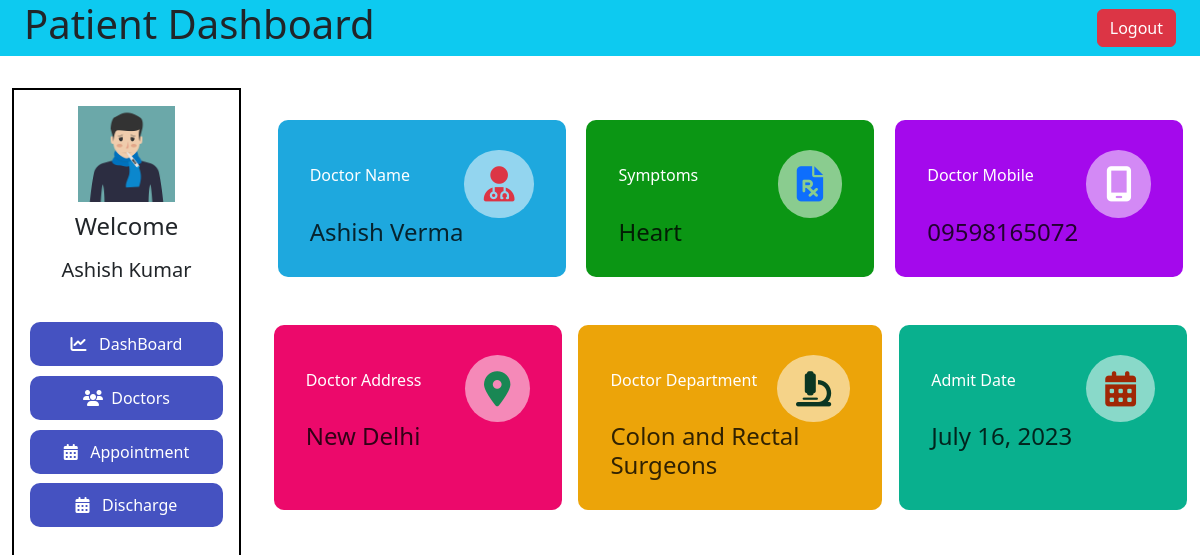
Screenshot of /patient-dash/ (signed in) with the database file from the repository.
### hospital/models.py (models this page shows, shortened)
class Doctor(models.Model):
    user = models.OneToOneField(User, on_delete=models.CASCADE)
    profile_pic = models.ImageField(
        upload_to='profile_pic/DoctorProfilePic/', null=True, blank=True)
    address = models.CharField(max_length=40)
    mobile = models.CharField(max_length=20, null=True)
    department = models.CharField(
        max_length=50, choices=departments, default='Cardiologist')
    status = models.BooleanField(default=False)
    def __str__(self):
        return f"{self.user.first_name},{self.department}"
    @property
    def get_name(self):
        return self.user.first_name+" "+self.user.last_name

class Patient(models.Model):
    user = models.OneToOneField(User, on_delete=models.CASCADE)
    profile_pic = models.ImageField(
        upload_to='profile_pic/PatientProfilePic/', null=True, blank=True)
    address = models.CharField(max_length=40)
    mobile = models.CharField(max_length=20, null=False)
    symptoms = models.CharField(max_length=100, null=False)
    assignedDoctorId = models.PositiveIntegerField(null=True)
    admitDate = models.DateField(auto_now=True)
    status = models.BooleanField(default=False)
    objects = PatientManager()
    def __str__(self):
        return f"{self.user.first_name},{self.symptoms}"

### hospital/views.py (the view)
# urls.py: path('patient-dash/',ViewPatientDashBoard,name='patientDashBoard'),
@login_required(login_url='patientlogin')
@user_passes_test(is_patient)
def ViewPatientDashBoard(request):
   try:
     patient = Patient.objects.get(user_id = request.user.id)
     doctor = Doctor.objects.get(user_id=patient.assignedDoctorId)
     print(patient,doctor)
     return render(request,'hospital/patientDashboard.html',locals())
   except Exception as Identifier:
    pass
    return render(request,'hospital/patientDashboard.html',locals())

### hospital/views.py (called while the page is built)
def is_patient(user):
    return user.groups.filter(name='PATIENT').exists()

### templates/hospital/patientDashboard.html (shortened to what this page needs)
{% load static %}
<!DOCTYPE html>
<html lang="en">
  <head>
    <link rel="stylesheet" href="{% static 'hospital/css/admin.css' %}" />
    <link
      rel="stylesheet"
      href="{% static 'hospital/css/admin-responsive.css' %}"
    />
    <link
      href="https://cdn.jsdelivr.net/npm/bootstrap@5.3.0/dist/css/bootstrap.min.css"
      rel="stylesheet"
    />
    <link
      href="https://cdn.jsdelivr.net/npm/bootstrap@5.3.0/dist/css/bootstrap.min.css"
      rel="stylesheet"
    />
  </head>
  <body>
    <nav class="bg-info d-flex justify-content-between align-items-center px-4">
      <h1>Patient Dashboard</h1>
      <a href="{% url 'logout' %}"><button class="btn btn-danger">Logout</button></a>
    </nav>
    <div class="container-fluid admin">
      <div class="admin-left">
        <div>
          <img src="{% static 'hospital/images/patient.jpg' %}" alt="" />
          <h4>Welcome</h4>
          <h5>{{request.user.first_name}}</h5>
        </div>
        <div>
          <a href="{% url 'patientDashBoard' %}"
            ><button class="active">
              <i class="fa-solid fa-chart-line"></i> &nbsp; DashBoard
            </button></a
          >
          <a href="">
            <button><i class="fa-solid fa-users"></i>&nbsp; Doctors</button></a
          >
          <a href="{% url 'patientDashBoardAppointment' %}"
            ><button>
              <i class="fa-solid fa-calendar-days"></i> &nbsp; Appointment
            </button></a
          >
          <a href=""
            ><button>
              <i class="fa-solid fa-calendar-days"></i> &nbsp; Discharge
            </button></a
          >
        </div>
      </div>
      <div class="admin-right">
        {% block patientDashBoard %}
        <div class="admin-card">
            <div class="cardsApp" >
                 <div class="pd-card">
                    <h6>Doctor Name</h6>
                 <i class="fa-solid fa-user-doctor text-danger"></i>
                </div><h4>{{doctor.get_name}}</h4>
                 </div>
            <div class="cardsApp" >
                <div class="pd-card">
                    <h6>Symptoms</h6>
                    <i class="fa-solid fa-file-prescription text-primary"></i>
                </div>
                <h4>{{patient.symptoms}}</h4>
                 </div>
            <div class="cardsApp" >
                 <div class="pd-card">
                    <h6>Doctor Mobile</h6>
                    <i class="fa-solid fa-mobile-screen text-white"></i>
                </div>
                <h4>{{doctor.mobile}}</h4>
                 </div>
            <div class="cardsApp" >
                 <div class="pd-card">
                    <h6>Doctor Address</h6>
                  <i class="fa-solid fa-location-dot text-success"></i>
                </div>
                <h4>{{doctor.address}}</h4>
            </div>
            <div class="cardsApp" >
                 <div class="pd-card">
                    <h6>Doctor Department</h6>
                    <i class="fa-solid fa-microscope text-success-emphasis"></i>
                </div>
                <h4>{{doctor.department}}</h4>
                 </div>
            <div class="cardsApp" >
                 <div class="pd-card">
                    <h6>Admit Date</h6>
                    <i class="fa-solid fa-calendar-days " ></i>
                 </div>
                 <h4>{{patient.admitDate}}</h4>
                </div>
        </div>
        {% endblock patientDashBoard %}
      </div>
    </div>
  </body>
</html>

### static/hospital/css/admin.css (style rules this page uses)
.admin { display: flex; margin-top: 2rem; gap: 2rem; }
.admin-left { border: 2px solid black; width: 20%; height: 100vh; }
.admin-left > div { width: 100%; display: flex; flex-direction: column; align-items: center; padding: 1rem; gap: .6rem; }
.admin-left>div a { width: 100%; }
.admin-left button { width: 100%; padding: 10px; font-weight: 500; background-color: rgba(13, 30, 175, 0.764); color: white; border-radius: 10px; border: 0; }
.admin-left img { width: 50%; object-fit: cover; }
.admin-right { width: 80%; height: 100vh; }
.admin-card { width: 100%; display: flex; flex-wrap: wrap; gap: 1rem; justify-content: space-evenly; }
.cardsApp { display: block; padding: 1.4rem 2rem; background-color: rgb(9, 176, 142); border-radius: 10px; color: white; min-width: 18rem; max-width: 19rem; margin-top: 2rem; }
.cardsApp i { margin-top: .5rem; font-size: 1.5rem; }
.cardsApp:nth-child(1) { background-color: rgba(30, 168, 222, 0.996); }
.cardsApp:nth-child(2) { background-color: rgb(11, 150, 20); }
.cardsApp:nth-child(3) { background-color: rgb(164, 9, 236); }
.cardsApp:nth-child(4) { background-color: rgb(236, 9, 107); }
.cardsApp:nth-child(5) { background-color: rgb(236, 164, 9); }
.cardsApp h4 { color: rgba(0, 0, 0, 0.794); }
.pd-card { display: flex; align-items: center; justify-content: space-between; }
.pd-card>i { font-size: 2.2rem; padding: 1rem 1.2rem; border-radius: 50%; background-color: rgba(255, 255, 255, 0.52); color: rgb(160, 39, 5); }

### rows the page displays
Doctor: get_name "Ashish Verma", mobile "09598165072", address "New Delhi", department "Colon and Rectal Surgeons"
Patient: symptoms "Heart", admitDate "July 16, 2023"

### other values shown
{{ request.user.first_name }} "Ashish Kumar"
